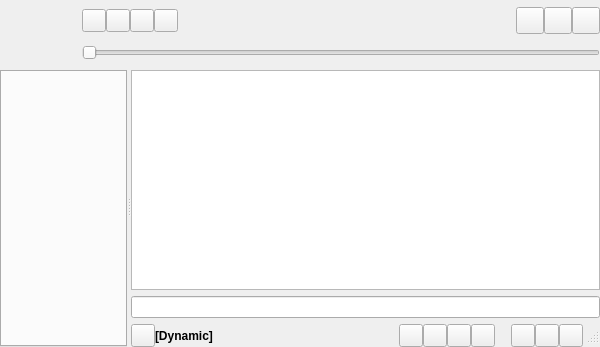
<?xml version="1.0" encoding="UTF-8"?>
<ui version="4.0">
 <class>MainWindow</class>
 <widget class="QWidget" name="MainWindow">
  <property name="geometry">
   <rect>
    <x>0</x>
    <y>0</y>
    <width>600</width>
    <height>347</height>
   </rect>
  </property>
  <layout class="QVBoxLayout" name="verticalLayout">
   <property name="spacing">
    <number>0</number>
   </property>
   <property name="margin">
    <number>0</number>
   </property>
   <item>
    <widget class="ToolBar" name="toolbar" native="true">
     <layout class="QGridLayout" name="gridLayout_2">
      <property name="verticalSpacing">
       <number>0</number>
      </property>
      <property name="margin">
       <number>0</number>
      </property>
      <item row="0" column="0" rowspan="2">
       <widget class="CoverWidget" name="coverWidget">
        <property name="sizePolicy">
         <sizepolicy hsizetype="Fixed" vsizetype="Fixed">
          <horstretch>0</horstretch>
          <verstretch>0</verstretch>
         </sizepolicy>
        </property>
        <property name="minimumSize">
         <size>
          <width>64</width>
          <height>64</height>
         </size>
        </property>
        <property name="maximumSize">
         <size>
          <width>76</width>
          <height>76</height>
         </size>
        </property>
       </widget>
      </item>
      <item row="0" column="1">
       <layout class="QHBoxLayout" name="controlLayout_2">
        <property name="spacing">
         <number>0</number>
        </property>
        <item>
         <widget class="ToolButton" name="prevTrackButton"/>
        </item>
        <item>
         <widget class="ToolButton" name="playPauseTrackButton"/>
        </item>
        <item>
         <widget class="ToolButton" name="stopTrackButton"/>
        </item>
        <item>
         <widget class="ToolButton" name="nextTrackButton"/>
        </item>
       </layout>
      </item>
      <item row="0" column="2">
       <layout class="QVBoxLayout" name="verticalLayout_3">
        <item>
         <widget class="PaddedSqueezedTextLabel" name="trackLabel">
          <property name="font">
           <font>
            <weight>75</weight>
            <bold>true</bold>
           </font>
          </property>
         </widget>
        </item>
        <item>
         <widget class="PaddedSqueezedTextLabel" name="artistLabel"/>
        </item>
       </layout>
      </item>
      <item row="0" column="3">
       <layout class="QHBoxLayout" name="horizontalLayout_4">
        <property name="spacing">
         <number>0</number>
        </property>
        <item>
         <widget class="ToolButton" name="songInfoButton">
          <property name="iconSize">
           <size>
            <width>20</width>
            <height>20</height>
           </size>
          </property>
         </widget>
        </item>
        <item>
         <widget class="ToolButton" name="volumeButton">
          <property name="iconSize">
           <size>
            <width>20</width>
            <height>20</height>
           </size>
          </property>
         </widget>
        </item>
        <item>
         <widget class="MenuButton" name="menuButton">
          <property name="iconSize">
           <size>
            <width>20</width>
            <height>20</height>
           </size>
          </property>
         </widget>
        </item>
       </layout>
      </item>
      <item row="1" column="1" colspan="3">
       <widget class="TimeSlider" name="positionSlider">
        <property name="orientation">
         <enum>Qt::Horizontal</enum>
        </property>
       </widget>
      </item>
     </layout>
    </widget>
   </item>
   <item>
    <widget class="MessageWidget" name="messageWidget"/>
   </item>
   <item>
    <widget class="QStackedWidget" name="stack">
     <property name="currentIndex">
      <number>0</number>
     </property>
     <widget class="AutohidingSplitter" name="splitter">
      <property name="enabled">
       <bool>true</bool>
      </property>
      <property name="sizePolicy">
       <sizepolicy hsizetype="MinimumExpanding" vsizetype="MinimumExpanding">
        <horstretch>0</horstretch>
        <verstretch>0</verstretch>
       </sizepolicy>
      </property>
      <property name="orientation">
       <enum>Qt::Horizontal</enum>
      </property>
      <widget class="QWidget" name="tabWidgetContainer">
       <layout class="QVBoxLayout" name="vlayout">
        <property name="spacing">
         <number>0</number>
        </property>
        <property name="margin">
         <number>0</number>
        </property>
        <item>
         <spacer name="tabWidgetSpacer">
          <property name="orientation">
           <enum>Qt::Vertical</enum>
          </property>
          <property name="sizeType">
           <enum>QSizePolicy::Fixed</enum>
          </property>
          <property name="sizeHint" stdset="0">
           <size>
            <width>6</width>
            <height>6</height>
           </size>
          </property>
         </spacer>
        </item>
        <item>
         <widget class="FancyTabWidget" name="tabWidget">
          <property name="minimumSize">
           <size>
            <width>32</width>
            <height>32</height>
           </size>
          </property>
         </widget>
        </item>
       </layout>
      </widget>
      <widget class="QWidget" name="playQueueWidget">
       <property name="sizePolicy">
        <sizepolicy hsizetype="Expanding" vsizetype="Expanding">
         <horstretch>2</horstretch>
         <verstretch>0</verstretch>
        </sizepolicy>
       </property>
       <layout class="QVBoxLayout" name="vlayoutx">
        <property name="margin">
         <number>0</number>
        </property>
        <item>
         <spacer name="playQueueSpacer">
          <property name="orientation">
           <enum>Qt::Vertical</enum>
          </property>
          <property name="sizeType">
           <enum>QSizePolicy::Fixed</enum>
          </property>
          <property name="sizeHint" stdset="0">
           <size>
            <width>6</width>
            <height>6</height>
           </size>
          </property>
         </spacer>
        </item>
        <item>
         <widget class="PlayQueueView" name="playQueue"/>
        </item>
        <item>
         <widget class="SearchWidget" name="playQueueSearchWidget"/>
        </item>
        <item>
         <layout class="QHBoxLayout" name="hlayout">
          <property name="spacing">
           <number>0</number>
          </property>
          <property name="margin">
           <number>0</number>
          </property>
          <item>
           <widget class="ToolButton" name="stopDynamicButton"/>
          </item>
          <item>
           <widget class="QLabel" name="dynamicLabel">
            <property name="font">
             <font>
              <weight>75</weight>
              <bold>true</bold>
             </font>
            </property>
            <property name="text">
             <string>[Dynamic]</string>
            </property>
           </widget>
          </item>
          <item>
           <widget class="SqueezedTextLabel" name="playQueueStatsLabel"/>
          </item>
          <item>
           <spacer>
            <property name="orientation">
             <enum>Qt::Horizontal</enum>
            </property>
            <property name="sizeHint" stdset="0">
             <size>
              <width>6</width>
              <height>21</height>
             </size>
            </property>
           </spacer>
          </item>
          <item>
           <widget class="ToolButton" name="repeatButton">
            <property name="checkable">
             <bool>true</bool>
            </property>
            <property name="checked">
             <bool>false</bool>
            </property>
           </widget>
          </item>
          <item>
           <widget class="ToolButton" name="singleButton">
            <property name="checkable">
             <bool>true</bool>
            </property>
            <property name="checked">
             <bool>false</bool>
            </property>
           </widget>
          </item>
          <item>
           <widget class="ToolButton" name="randomButton">
            <property name="checkable">
             <bool>true</bool>
            </property>
           </widget>
          </item>
          <item>
           <widget class="ToolButton" name="consumeButton">
            <property name="checkable">
             <bool>true</bool>
            </property>
           </widget>
          </item>
          <item>
           <spacer name="horizontalSpacer_4">
            <property name="orientation">
             <enum>Qt::Horizontal</enum>
            </property>
            <property name="sizeType">
             <enum>QSizePolicy::Fixed</enum>
            </property>
            <property name="sizeHint" stdset="0">
             <size>
              <width>16</width>
              <height>16</height>
             </size>
            </property>
           </spacer>
          </item>
          <item>
           <widget class="ToolButton" name="searchPlayQueueButton"/>
          </item>
          <item>
           <widget class="ToolButton" name="savePlayQueueButton"/>
          </item>
          <item>
           <widget class="ToolButton" name="clearPlayQueueButton"/>
          </item>
          <item>
           <widget class="QSizeGrip" name="sizeGrip"/>
          </item>
         </layout>
        </item>
       </layout>
      </widget>
     </widget>
     <widget class="ContextWidget" name="context"/>
    </widget>
   </item>
  </layout>
 </widget>
 <customwidgets>
  <customwidget>
   <class>PaddedSqueezedTextLabel</class>
   <extends>QLabel</extends>
   <header>squeezedtextlabel.h</header>
  </customwidget>
  <customwidget>
   <class>SqueezedTextLabel</class>
   <extends>QLabel</extends>
   <header>squeezedtextlabel.h</header>
  </customwidget>
  <customwidget>
   <class>ToolBar</class>
   <extends>QWidget</extends>
   <header>toolbar.h</header>
  </customwidget>
  <customwidget>
   <class>LineEdit</class>
   <extends>QLineEdit</extends>
   <header>lineedit.h</header>
  </customwidget>
  <customwidget>
   <class>PlayQueueView</class>
   <extends>QTreeView</extends>
   <header>playqueueview.h</header>
  </customwidget>
  <customwidget>
   <class>TimeSlider</class>
   <extends>QSlider</extends>
   <header>timeslider.h</header>
  </customwidget>
  <customwidget>
   <class>FancyTabWidget</class>
   <extends>QTabWidget</extends>
   <header>fancytabwidget.h</header>
   <container>1</container>
  </customwidget>
  <customwidget>
   <class>MessageWidget</class>
   <extends>QFrame</extends>
   <header>messagewidget.h</header>
   <container>1</container>
  </customwidget>
  <customwidget>
   <class>AutohidingSplitter</class>
   <extends>QSplitter</extends>
   <header>autohidingsplitter.h</header>
   <container>1</container>
  </customwidget>
  <customwidget>
   <class>CoverWidget</class>
   <extends>QLabel</extends>
   <header>coverwidget.h</header>
  </customwidget>
  <customwidget>
   <class>MenuButton</class>
   <extends>QToolButton</extends>
   <header>menubutton.h</header>
  </customwidget>
  <customwidget>
   <class>ToolButton</class>
   <extends>QToolButton</extends>
   <header>toolbutton.h</header>
  </customwidget>
  <customwidget>
   <class>ContextWidget</class>
   <extends>QWidget</extends>
   <header>contextwidget.h</header>
  </customwidget>
  <customwidget>
   <class>SearchWidget</class>
   <extends>QLineEdit</extends>
   <header>searchwidget.h</header>
  </customwidget>
 </customwidgets>
 <resources/>
 <connections/>
</ui>
